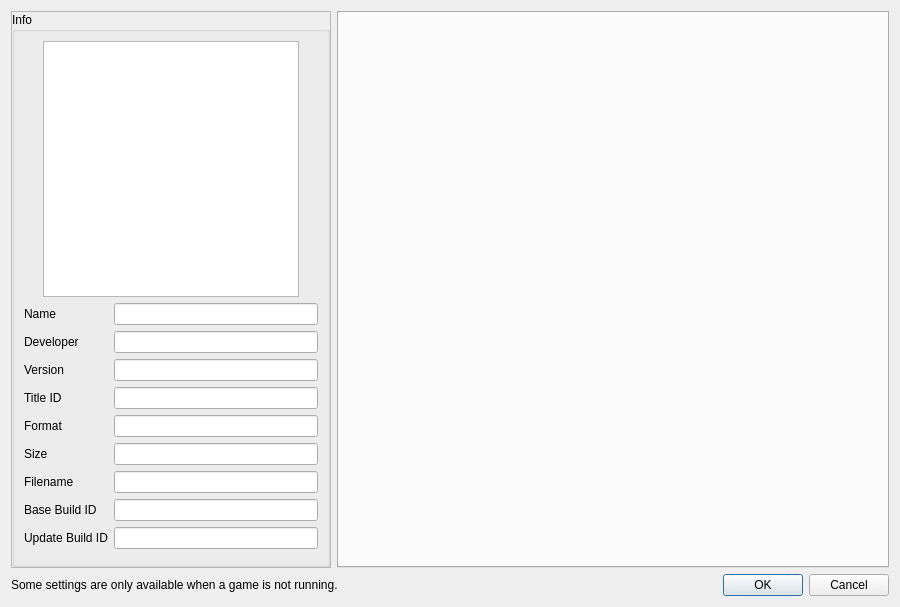
<?xml version="1.0" encoding="UTF-8"?>
<ui version="4.0">
 <class>ConfigurePerGame</class>
 <widget class="QDialog" name="ConfigurePerGame">
  <property name="geometry">
   <rect>
    <x>0</x>
    <y>0</y>
    <width>900</width>
    <height>607</height>
   </rect>
  </property>
  <property name="minimumSize">
   <size>
    <width>900</width>
    <height>0</height>
   </size>
  </property>
  <property name="windowTitle">
   <string>Dialog</string>
  </property>
  <property name="templateStyleSheet" stdset="0">
   <string>QDialog {
    background-color: #2b2b2b;
    color: #ffffff;
    }

    QWidget {
    background-color: #2b2b2b;
    color: #ffffff;
    }

    QStackedWidget {
    background-color: #2b2b2b;
    border: 1px solid #3d3d3d;
    border-radius: 8px;
    margin: 0px;
    padding: 0px;
    }

    QScrollArea {
    background-color: #2b2b2b;
    border: none;
    border-radius: 8px;
    }

    QScrollArea > QWidget > QWidget {
    background-color: #2b2b2b;
    }

    QScrollBar:vertical {
    background-color: #3d3d3d;
    width: 14px;
    border-radius: 7px;
    margin: 2px;
    }

    QScrollBar::handle:vertical {
    background-color: #5d5d5d;
    border-radius: 6px;
    min-height: 30px;
    margin: 1px;
    }

    QScrollBar::handle:vertical:hover {
    background-color: %%ACCENT_COLOR%%;
    }

    QScrollBar::add-line:vertical, QScrollBar::sub-line:vertical {
    border: none;
    background: none;
    height: 0px;
    }

    QScrollBar:horizontal {
    background-color: #3d3d3d;
    height: 14px;
    border-radius: 7px;
    margin: 2px;
    }

    QScrollBar::handle:horizontal {
    background-color: #5d5d5d;
    border-radius: 6px;
    min-width: 30px;
    margin: 1px;
    }

    QScrollBar::handle:horizontal:hover {
    background-color: %%ACCENT_COLOR%%;
    }

    QScrollBar::add-line:horizontal, QScrollBar::sub-line:horizontal {
    border: none;
    background: none;
    width: 0px;
    }

    QPushButton.tabButton {
    background-color: #383838;
    color: #ffffff;
    padding: 10px 14px;
    margin: 2px;
    border-top-left-radius: 8px;
    border-top-right-radius: 8px;
    border-bottom-left-radius: 8px;
    border-bottom-right-radius: 8px;
    min-width: 85px;
    max-width: 160px;
    font-weight: 500;
    border: 1px solid #3d3d3d;
    text-align: center;
    }

    QPushButton.tabButton:checked {
    background-color: %%ACCENT_COLOR%%;
    color: #ffffff;
    font-weight: bold;
    border-color: %%ACCENT_COLOR%%;
    }

    QPushButton.tabButton:hover:!checked {
    background-color: #4d4d4d;
    border-color: #5d5d5d;
    }

    QPushButton.tabButton:pressed {
    background-color: %%ACCENT_COLOR_PRESSED%%;
    }

    QTabWidget {
    background-color: #2b2b2b;
    border: none;
    }

    QTabWidget::pane {
    border: 1px solid #3d3d3d;
    background-color: #2b2b2b;
    border-radius: 8px;
    margin-top: -1px; /* Pull pane up to meet tabs */
    }

    QTabWidget::tab-bar {
    alignment: left;
    }

    QTabBar {
    background-color: #2b2b2b;
    border: none;
    }

    /* THIS IS THE MODIFIED SECTION FOR COMPACT TABS */
    QTabBar::tab {
    background-color: #383838;
    color: #ffffff;
    padding: 8px 14px; /* Reduced padding to match buttons */
    margin-right: 2px;
    border-top-left-radius: 8px;
    border-top-right-radius: 8px;
    min-width: 85px; /* Reduced min-width to match buttons */
    font-weight: 500;
    border: 1px solid #3d3d3d;
    border-bottom: none;
    }

    QTabBar::tab:selected {
    background-color: %%ACCENT_COLOR%%;
    color: #ffffff;
    font-weight: bold;
    border-color: %%ACCENT_COLOR%%;
    }

    QTabBar::tab:hover:!selected {
    background-color: #4d4d4d;
    border-color: #5d5d5d;
    }

    QTabBar QToolButton {
    background-color: #383838;
    border: 1px solid #3d3d3d;
    border-radius: 4px;
    padding: 4px;
    margin: 2px 0px 2px 2px;
    }

    QTabBar QToolButton:hover {
    background-color: #4d4d4d;
    border-color: %%ACCENT_COLOR%%;
    }

    QTabBar::scroller {
    width: 24px; /* Make scroller buttons less wide */
    }

    QGroupBox {
    font-weight: bold;
    border: 1px solid #3d3d3d;
    border-radius: 8px;
    margin-top: 12px;
    padding-top: 12px;
    background-color: #2b2b2b;
    color: #ffffff;
    }

    QGroupBox::title {
    subcontrol-origin: margin;
    left: 12px;
    padding: 0 8px 0 8px;
    color: #ffffff;
    font-weight: bold;
    }

    QCheckBox {
    color: #ffffff;
    spacing: 10px;
    padding: 4px;
    background-color: transparent;
    }

    QCheckBox::indicator {
    width: 18px;
    height: 18px;
    border: 2px solid #5d5d5d;
    border-radius: 4px;
    background-color: #3d3d3d;
    }

    QCheckBox::indicator:checked {
    background-color: %%ACCENT_COLOR%%;
    border-color: %%ACCENT_COLOR%%;
    }

    QCheckBox::indicator:hover {
    border-color: %%ACCENT_COLOR%%;
    }

    QComboBox {
    background-color: #3d3d3d;
    border: 1px solid #5d5d5d;
    border-radius: 6px;
    padding: 8px 12px;
    color: #ffffff;
    min-width: 120px;
    min-height: 28px;
    selection-background-color: %%ACCENT_COLOR%%;
    }

    QComboBox:hover {
    border-color: %%ACCENT_COLOR%%;
    background-color: #404040;
    }

    QComboBox:focus {
    border-color: %%ACCENT_COLOR%%;
    background-color: #404040;
    }

    QComboBox::drop-down {
    border: none;
    width: 25px;
    subcontrol-origin: padding;
    subcontrol-position: top right;
    background-color: transparent;
    }

    QComboBox::down-arrow {
    image: url(:/icons/down_arrow.svg);
    }

    QComboBox QAbstractItemView {
    background-color: #3d3d3d;
    border: 1px solid %%ACCENT_COLOR%%;
    selection-background-color: %%ACCENT_COLOR%%;
    color: #ffffff;
    outline: none;
    }

    QComboBox QAbstractItemView::item {
    padding: 8px;
    border: none;
    background-color: transparent;
    }

    QComboBox QAbstractItemView::item:selected {
    background-color: %%ACCENT_COLOR%%;
    color: #ffffff;
    }

    QComboBox QAbstractItemView::item:hover {
    background-color: %%ACCENT_COLOR_HOVER%%;
    color: #ffffff;
    }

    QLineEdit {
    background-color: #3d3d3d;
    border: 1px solid #5d5d5d;
    border-radius: 6px;
    padding: 8px 12px;
    color: #ffffff;
    min-height: 20px;
    selection-background-color: %%ACCENT_COLOR%%;
    }

    QLineEdit:focus {
    border-color: %%ACCENT_COLOR%%;
    background-color: #404040;
    }

    QPushButton {
    background-color: %%ACCENT_COLOR%%;
    color: #ffffff;
    border: none;
    padding: 10px 20px;
    border-radius: 6px;
    font-weight: bold;
    min-height: 20px;
    }

    QPushButton:hover {
    background-color: %%ACCENT_COLOR_HOVER%%;
    }

    QPushButton:pressed {
    background-color: %%ACCENT_COLOR_PRESSED%%;
    }

    QPushButton:disabled {
    background-color: #5d5d5d;
    color: #8d8d8d;
    }

    QToolButton {
    background-color: %%ACCENT_COLOR%%;
    color: #ffffff;
    border: none;
    padding: 8px 12px;
    border-radius: 6px;
    font-weight: bold;
    min-width: 32px;
    min-height: 24px;
    }

    QToolButton:hover {
    background-color: %%ACCENT_COLOR_HOVER%%;
    }

    QToolButton:pressed {
    background-color: %%ACCENT_COLOR_PRESSED%%;
    }

    QLabel {
    color: #ffffff;
    background-color: transparent;
    padding: 2px;
    }

    QListWidget {
    background-color: #3d3d3d;
    border: 1px solid #5d5d5d;
    border-radius: 6px;
    color: #ffffff;
    padding: 4px;
    }

    QListWidget::item {
    padding: 8px;
    border-radius: 4px;
    margin: 1px;
    }

    QListWidget::item:selected {
    background-color: %%ACCENT_COLOR%%;
    color: #ffffff;
    }

    QListWidget::item:hover:!selected {
    background-color: #4d4d4d;
    }

    QSlider::groove:horizontal {
    border: 1px solid #5d5d5d;
    height: 8px;
    background-color: #3d3d3d;
    border-radius: 4px;
    }

    QSlider::handle:horizontal {
    background-color: %%ACCENT_COLOR%%;
    border: 1px solid %%ACCENT_COLOR%%;
    width: 18px;
    margin: -5px 0;
    border-radius: 9px;
    }

    QSlider::handle:horizontal:hover {
    background-color: %%ACCENT_COLOR_HOVER%%;
    }

    QSpinBox, QDoubleSpinBox {
    background-color: #3d3d3d;
    border: 1px solid #5d5d5d;
    border-radius: 6px;
    padding: 6px;
    color: #ffffff;
    min-height: 20px;
    }

    QSpinBox:focus, QDoubleSpinBox:focus {
    border-color: %%ACCENT_COLOR%%;
    background-color: #404040;
    }

    QRadioButton {
    color: #ffffff;
    spacing: 8px;
    padding: 4px;
    }

    QRadioButton::indicator {
    width: 16px;
    height: 16px;
    border: 2px solid #5d5d5d;
    border-radius: 8px;
    background-color: #3d3d3d;
    }

    QRadioButton::indicator:checked {
    background-color: %%ACCENT_COLOR%%;
    border-color: %%ACCENT_COLOR%%;
    }

    QRadioButton::indicator:hover {
    border-color: %%ACCENT_COLOR%%;
    }
   </string>
  </property>
  <layout class="QVBoxLayout" name="verticalLayout_3">
   <item>
    <layout class="QHBoxLayout" name="horizontalLayout">
     <item>
      <widget class="QScrollArea" name="scrollArea">
       <property name="sizePolicy">
        <sizepolicy hsizetype="Maximum" vsizetype="Expanding">
         <horstretch>0</horstretch>
         <verstretch>0</verstretch>
        </sizepolicy>
       </property>
       <property name="minimumSize">
        <size>
         <width>320</width>
         <height>0</height>
        </size>
       </property>
       <property name="horizontalScrollBarPolicy">
        <enum>Qt::ScrollBarAlwaysOff</enum>
       </property>
       <property name="widgetResizable">
        <bool>true</bool>
       </property>
       <widget class="QWidget" name="scrollAreaWidgetContents">
        <property name="geometry">
         <rect>
          <x>0</x>
          <y>0</y>
          <width>318</width>
          <height>538</height>
         </rect>
        </property>
        <layout class="QVBoxLayout" name="verticalLayout_5">
         <property name="leftMargin">
          <number>0</number>
         </property>
         <property name="topMargin">
          <number>0</number>
         </property>
         <property name="rightMargin">
          <number>0</number>
         </property>
         <property name="bottomMargin">
          <number>0</number>
         </property>
         <item>
          <widget class="QGroupBox" name="groupBox">
           <property name="title">
            <string>Info</string>
           </property>
           <layout class="QVBoxLayout" name="verticalLayout">
            <item alignment="Qt::AlignHCenter">
             <widget class="QGraphicsView" name="icon_view">
              <property name="sizePolicy">
               <sizepolicy hsizetype="Maximum" vsizetype="Maximum">
                <horstretch>0</horstretch>
                <verstretch>0</verstretch>
               </sizepolicy>
              </property>
              <property name="minimumSize">
               <size>
                <width>256</width>
                <height>256</height>
               </size>
              </property>
              <property name="maximumSize">
               <size>
                <width>256</width>
                <height>256</height>
               </size>
              </property>
              <property name="verticalScrollBarPolicy">
               <enum>Qt::ScrollBarAlwaysOff</enum>
              </property>
              <property name="horizontalScrollBarPolicy">
               <enum>Qt::ScrollBarAlwaysOff</enum>
              </property>
              <property name="interactive">
               <bool>false</bool>
              </property>
             </widget>
            </item>
            <item>
             <layout class="QGridLayout" name="gridLayout_2">
              <item row="6" column="1">
               <widget class="QLineEdit" name="display_size">
                <property name="enabled">
                 <bool>true</bool>
                </property>
                <property name="readOnly">
                 <bool>true</bool>
                </property>
               </widget>
              </item>
              <item row="3" column="1">
               <widget class="QLineEdit" name="display_version">
                <property name="enabled">
                 <bool>true</bool>
                </property>
                <property name="readOnly">
                 <bool>true</bool>
                </property>
               </widget>
              </item>
              <item row="1" column="0">
               <widget class="QLabel" name="label">
                <property name="text">
                 <string>Name</string>
                </property>
               </widget>
              </item>
              <item row="4" column="0">
               <widget class="QLabel" name="label_4">
                <property name="text">
                 <string>Title ID</string>
                </property>
               </widget>
              </item>
              <item row="4" column="1">
               <widget class="QLineEdit" name="display_title_id">
                <property name="enabled">
                 <bool>true</bool>
                </property>
                <property name="readOnly">
                 <bool>true</bool>
                </property>
               </widget>
              </item>
              <item row="7" column="1">
               <widget class="QLineEdit" name="display_filename">
                <property name="enabled">
                 <bool>true</bool>
                </property>
                <property name="readOnly">
                 <bool>true</bool>
                </property>
               </widget>
              </item>
              <item row="5" column="1">
               <widget class="QLineEdit" name="display_format">
                <property name="enabled">
                 <bool>true</bool>
                </property>
                <property name="readOnly">
                 <bool>true</bool>
                </property>
               </widget>
              </item>
              <item row="7" column="0">
               <widget class="QLabel" name="label_7">
                <property name="text">
                 <string>Filename</string>
                </property>
               </widget>
              </item>
              <item row="1" column="1">
               <widget class="QLineEdit" name="display_name">
                <property name="enabled">
                 <bool>true</bool>
                </property>
                <property name="readOnly">
                 <bool>true</bool>
                </property>
               </widget>
              </item>
              <item row="2" column="1">
               <widget class="QLineEdit" name="display_developer">
                <property name="enabled">
                 <bool>true</bool>
                </property>
                <property name="readOnly">
                 <bool>true</bool>
                </property>
               </widget>
              </item>
              <item row="5" column="0">
               <widget class="QLabel" name="label_5">
                <property name="text">
                 <string>Format</string>
                </property>
               </widget>
              </item>
              <item row="3" column="0">
               <widget class="QLabel" name="label_3">
                <property name="text">
                 <string>Version</string>
                </property>
               </widget>
              </item>
              <item row="6" column="0">
               <widget class="QLabel" name="label_6">
                <property name="text">
                 <string>Size</string>
                </property>
               </widget>
              </item>
              <item row="2" column="0">
               <widget class="QLabel" name="label_2">
                <property name="text">
                 <string>Developer</string>
                </property>
               </widget>
              </item>
              <item row="8" column="0">
               <widget class="QLabel" name="label_build_id">
                <property name="text">
                 <string>Base Build ID</string>
                </property>
               </widget>
              </item>
              <item row="8" column="1">
               <widget class="QLineEdit" name="display_build_id">
                <property name="enabled">
                 <bool>true</bool>
                </property>
                <property name="readOnly">
                 <bool>true</bool>
                </property>
               </widget>
              </item>
              <item row="9" column="0">
               <widget class="QLabel" name="label_update_build_id">
                <property name="text">
                 <string>Update Build ID</string>
                </property>
               </widget>
              </item>
              <item row="9" column="1">
               <widget class="QLineEdit" name="display_update_build_id">
                <property name="enabled">
                 <bool>true</bool>
                </property>
                <property name="readOnly">
                 <bool>true</bool>
                </property>
               </widget>
              </item>
             </layout>
            </item>
            <item>
             <spacer name="verticalSpacer">
              <property name="orientation">
               <enum>Qt::Vertical</enum>
              </property>
              <property name="sizeHint" stdset="0">
               <size>
                <width>20</width>
                <height>40</height>
               </size>
              </property>
             </spacer>
            </item>
           </layout>
          </widget>
         </item>
        </layout>
       </widget>
      </widget>
     </item>
     <item>
      <layout class="QVBoxLayout" name="VerticalLayout">
       <item>
        <layout class="QVBoxLayout" name="verticalLayout_2"/>
       </item>
       <item>
        <widget class="QTabWidget" name="tabWidget">
         <property name="enabled">
          <bool>true</bool>
         </property>
         <property name="sizePolicy">
          <sizepolicy hsizetype="Expanding" vsizetype="Expanding">
           <horstretch>0</horstretch>
           <verstretch>0</verstretch>
          </sizepolicy>
         </property>
         <property name="currentIndex">
          <number>-1</number>
         </property>
         <property name="usesScrollButtons">
          <bool>true</bool>
         </property>
         <property name="documentMode">
          <bool>false</bool>
         </property>
         <property name="tabsClosable">
          <bool>false</bool>
         </property>
        </widget>
       </item>
      </layout>
     </item>
    </layout>
   </item>
   <item>
    <layout class="QHBoxLayout" name="horizontalLayout_2">
     <item>
      <widget class="QLabel" name="label_8">
       <property name="text">
        <string>Some settings are only available when a game is not running.</string>
       </property>
      </widget>
     </item>
     <item>
      <widget class="QDialogButtonBox" name="buttonBox">
       <property name="sizePolicy">
        <sizepolicy hsizetype="Preferred" vsizetype="Preferred">
         <horstretch>0</horstretch>
         <verstretch>0</verstretch>
        </sizepolicy>
       </property>
       <property name="orientation">
        <enum>Qt::Horizontal</enum>
       </property>
       <property name="standardButtons">
        <set>QDialogButtonBox::Cancel|QDialogButtonBox::Ok</set>
       </property>
      </widget>
     </item>
    </layout>
   </item>
  </layout>
 </widget>
 <resources/>
 <connections>
  <connection>
   <sender>buttonBox</sender>
   <signal>accepted()</signal>
   <receiver>ConfigurePerGame</receiver>
   <slot>accept()</slot>
   <hints>
    <hint type="sourcelabel">
     <x>20</x>
     <y>20</y>
    </hint>
    <hint type="destinationlabel">
     <x>20</x>
     <y>20</y>
    </hint>
   </hints>
  </connection>
  <connection>
   <sender>buttonBox</sender>
   <signal>rejected()</signal>
   <receiver>ConfigurePerGame</receiver>
   <slot>reject()</slot>
   <hints>
    <hint type="sourcelabel">
     <x>20</x>
     <y>20</y>
    </hint>
    <hint type="destinationlabel">
     <x>20</x>
     <y>20</y>
    </hint>
   </hints>
  </connection>
 </connections>
</ui>
